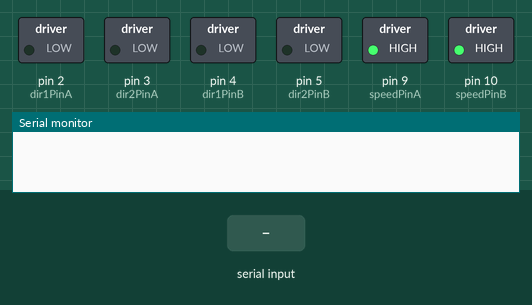
The sketch below on a simulated Arduino Uno, built with avr-gcc and run on an emulated ATmega328P. On the bench: switched loads named in the sketch (green lamp = pin HIGH), the last lines printed to the serial monitor. The test bench sets the inputs (shaded band).

Above: at 1.2 s.
1.3 s: "d" received over Serial
At 3.2 s:
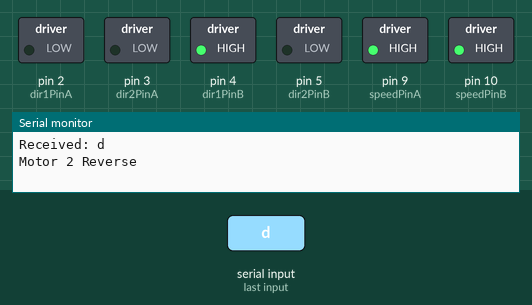
3.8 s: "8" received over Serial
At 5.1 s:
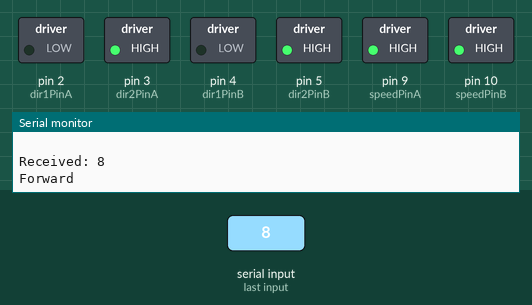
6.3 s: "2" received over Serial
At 8.2 s:
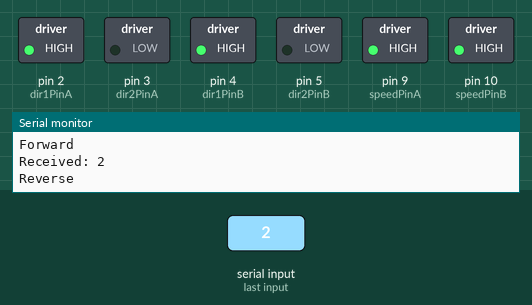
8.8 s: "S" received over Serial
At 10.1 s:
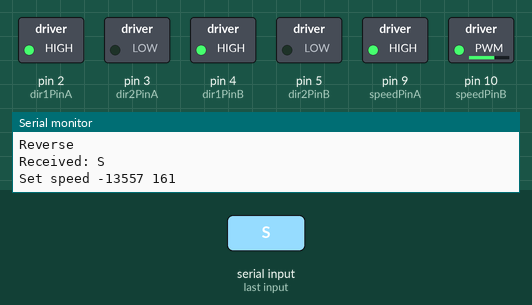
11.3 s: "90,45\n" received over Serial
At 12.5 s:
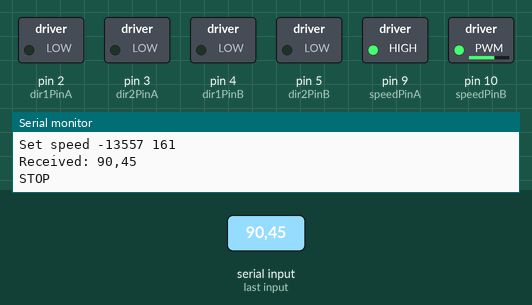
12.8 s: "q90\n" received over Serial
At 13.7 s:
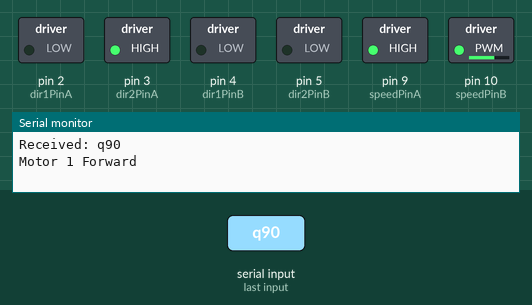
Timing chart, 0 to 15.3 s (numbered marks = the images above; inputs shaded):
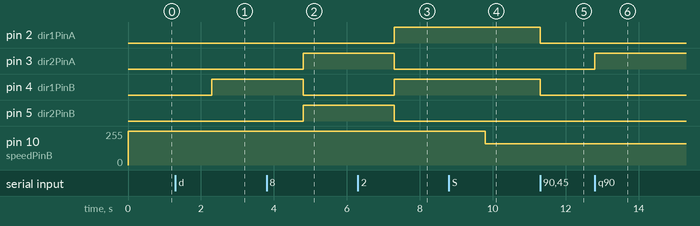

The sketch:

robot_car.ino
```cpp
//Code by Reichenstein7 (thejamerson.com)

//Keyboard Controls:
//
// q -Motor 1 Left
// w -Motor 1 Stop
// e -Motor 1 Right
//
// a -Motor 2 Left
// s -Motor 2 Stop
// d -Motor 2 Right

// Declare L298N Dual H-Bridge Motor Controller directly since there is not a library to load.

// Motor 1
int dir1PinA = 2;
int dir2PinA = 3;
int speedPinA = 9; // Needs to be a PWM pin to be able to control motor speed

// Motor 2
int dir1PinB = 4;
int dir2PinB = 5;
int speedPinB = 10; // Needs to be a PWM pin to be able to control motor speed

void setup() {  // Setup runs once per reset
  // initialize serial communication @ 9600 baud:
  Serial.begin(9600);

  //Define L298N Dual H-Bridge Motor Controller Pins

  pinMode(dir1PinA, OUTPUT);
  pinMode(dir2PinA, OUTPUT);
  pinMode(speedPinA, OUTPUT);
  pinMode(dir1PinB, OUTPUT);
  pinMode(dir2PinB, OUTPUT);
  pinMode(speedPinB, OUTPUT);

  // initial state
  analogWrite(speedPinA, 255);//Sets speed variable via PWM
  analogWrite(speedPinB, 255);//Sets speed variable via PWM
  digitalWrite(dir1PinA, LOW);
  digitalWrite(dir2PinA, LOW);
  digitalWrite(dir1PinA, LOW);
  digitalWrite(dir2PinA, LOW);
}

void loop() {
  char sdata[256];
  int nl = 10; // end of line character

  // Initialize the Serial interface:

  if (Serial.available() > 0) {
    int bytes = Serial.readBytesUntil(nl, sdata, 80); // read until end line
    int speed; // Local variable

    //Serial.println(bytes);
    //    for (int i = 0; i < bytes; i++) {
    //      Serial.print(sdata[i]);
    //    }

    sdata[bytes] = '\0';   // make it a proper string
    Serial.print("Received: ");
    Serial.println(sdata);


    switch (sdata[0]) {

      //______________Motor 1______________

      case 'q': // Motor 1 Forward
        digitalWrite(dir1PinA, LOW);
        digitalWrite(dir2PinA, HIGH);
        Serial.println("Motor 1 Forward"); // Prints out “Motor 1 Forward” on the serial monitor
        Serial.println("   "); // Creates a blank line printed on the serial monitor
        break;

      case 'w': // Motor 1 Stop (Freespin)
        digitalWrite(dir1PinA, LOW);
        digitalWrite(dir2PinA, LOW);
        Serial.println("Motor 1 Stop");
        Serial.println("   ");
        break;

      case 'e': // Motor 1 Reverse
        digitalWrite(dir1PinA, HIGH);
        digitalWrite(dir2PinA, LOW);
        Serial.println("Motor 1 Reverse");
        Serial.println("   ");
        break;

      //______________Motor 2______________

      case 'a': // Motor 2 Forward
        digitalWrite(dir1PinB, LOW);
        digitalWrite(dir2PinB, HIGH);
        Serial.println("Motor 2 Forward");
        Serial.println("   ");
        break;

      case 's': // Motor 1 Stop (Freespin)
        digitalWrite(dir1PinB, LOW);
        digitalWrite(dir2PinB, LOW);
        Serial.println("Motor 2 Stop");
        Serial.println("   ");
        break;

      case 'd': // Motor 2 Reverse
        digitalWrite(dir1PinB, HIGH);
        digitalWrite(dir2PinB, LOW);
        Serial.println("Motor 2 Reverse");
        Serial.println("   ");
        break;

      case '8':  // Move forward
        {
          int speed1 = 0, speed2 = 0;
          sscanf(sdata, "8 %d %d", &speed1, &speed2);
          if (speed1 > 0 && speed2 > 0) {
            sprintf(sdata, "Set speed %d %d", speed1, speed2);
            Serial.println(sdata);
            analogWrite(speedPinA, speed1);//Sets speed variable via PWM
            analogWrite(speedPinB, speed2);//Sets speed variable via PWM
          }
          digitalWrite(dir1PinA, LOW);
          digitalWrite(dir2PinA, HIGH);
          digitalWrite(dir1PinB, LOW);
          digitalWrite(dir2PinB, HIGH);
          Serial.println("Forward");

        }

        break;

      case '2':  // move backward
        {
          int speed1 = 0, speed2 = 0;
          sscanf(sdata, "2 %d %d", &speed1, &speed2);
          if (speed1 > 0 && speed2 > 0) {
            sprintf(sdata, "Set speed %d %d", speed1, speed2);
            Serial.println(sdata);
            analogWrite(speedPinA, speed1);//Sets speed variable via PWM
            analogWrite(speedPinB, speed2);//Sets speed variable via PWM
          }
          digitalWrite(dir1PinA, HIGH);
          digitalWrite(dir2PinA, LOW);
          digitalWrite(dir1PinB, HIGH);
          digitalWrite(dir2PinB, LOW);
          Serial.println("Reverse");

        }
        break;
      case 'S': // set speed of two motors
        {
          int speed1, speed2;
          sscanf(sdata, "S %d %d", &speed1, &speed2);
          analogWrite(speedPinA, speed1);//Sets speed variable via PWM
          analogWrite(speedPinB, speed2);//Sets speed variable via PWM
          sprintf(sdata, "Set speed %d %d", speed1, speed2);
          Serial.println(sdata);

        }
        break;

      default:
        // stop
        digitalWrite(dir1PinA, LOW);
        digitalWrite(dir2PinA, LOW);
        digitalWrite(dir1PinB, LOW);
        digitalWrite(dir2PinB, LOW);
        Serial.println("STOP");

    }
  }
}
```

Measured:
- after the input at 1.3 s, pin 4 (dir1PinB): LOW → HIGH after 1.0 s
- after the input at 3.8 s, pin 3 (dir2PinA), pin 5 (dir2PinB): LOW → HIGH after 1.0 s; pin 4 (dir1PinB): HIGH → LOW after 1.0 s
- after the input at 6.3 s, pin 2 (dir1PinA), pin 4 (dir1PinB): LOW → HIGH after 1.0 s; pin 3 (dir2PinA), pin 5 (dir2PinB): HIGH → LOW after 1.0 s
- after the input at 8.8 s, pin 10 (speedPinB): 255/255 → 161/255 after 1.0 s
- after the input at 11.3 s, pin 2 (dir1PinA), pin 4 (dir1PinB): HIGH → LOW at once
- after the input at 12.8 s, pin 3 (dir2PinA): LOW → HIGH at once
